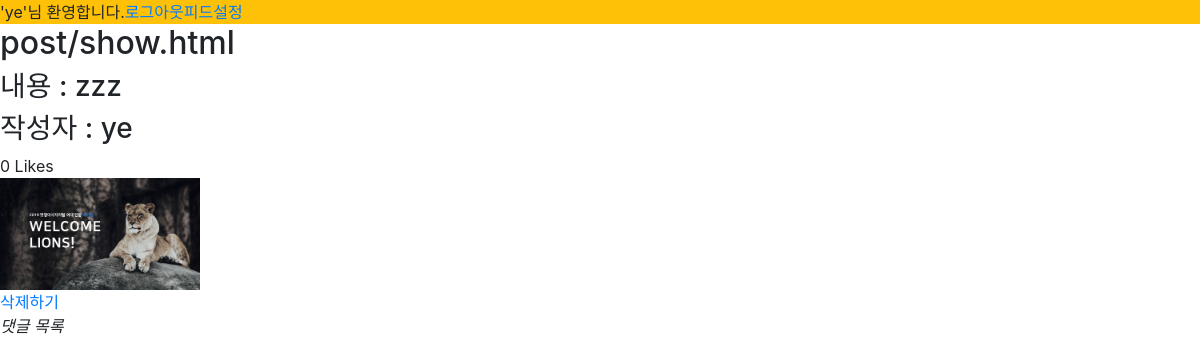
Screenshot of /post/show/35 (signed in) with the database file from the repository.
### post/models.py (models this page shows)
class Post(models.Model):
    content = models.TextField(max_length=1500)
    image = models.ImageField(upload_to='images/post', null=True)
    user = models.ForeignKey(User, on_delete=models.CASCADE)
    category = models.CharField(max_length=200, default='animal')
    created_at = models.DateTimeField(auto_now_add=True)
    updated_at = models.DateTimeField(auto_now=True)

### post/views.py (the view)
# urls.py: path('show/<int:post_id>', views.show, name='show'),
def show(request, post_id):
    post = get_object_or_404(Post, pk=post_id)
    like = Like.objects.filter(user=request.user, post=post)
    form = CommentForm()
    comments = Comment.objects.filter(post=post)
    return render(request, 'post/show.html', {'post': post, 'like': like, 'form': form, 'comments': comments})

### post/templates/post/show.html (shortened to what this page needs)
{% extends 'base.html' %}
{% block content %}
<h2>post/show.html</h2>
<h3>내용 : {{post.content}}</h3>
<h3>작성자 : {{post.user.username}}</h3>
{{ post.like_set.count }} Likes<br/>
<img src={{post.image.url}} alt='등록한 이미지' style='width: 200px'><br/>
{% if post.user == request.user %}
    <a href="{% url 'postdelete' post.id %}" onclick="return confirm('정말 삭제하시겠습니까?')">삭제하기</a><br/>
{% endif %}
<em>댓글 목록</em><br/>
{% endblock %}

### photerestproject/templates/base.html (shortened to what this page needs)
<!DOCTYPE html>
<html>
    <head>
        {% load staticfiles %}
        {% load bootstrap4 %}
        {% bootstrap_css %}
    </head>
    <body>
        <div class='nav bg-warning'>
            {% if user.is_authenticated %}
                '{{ request.user.username }}'님 환영합니다.
                <a href="javascript:{document.getElementById('logout').submit()}">로그아웃</a>
                <a href="{% url 'list' request.user.id %}"> 피드 </a>
                <a href="{% url 'setting' %}">설정</a>
            {% else %}
                <a href="{% url 'login' %}">로그인</a><br/>
            {% endif %}
            <br/>
        </div>
        {% block content %}
        {% endblock content %}
    </body>
</html>

### rows the page displays
Post: content "zzz", user.username "ye", like_set.count "0", image (picture)

### other values shown
{{ request.user.username }} "ye"
